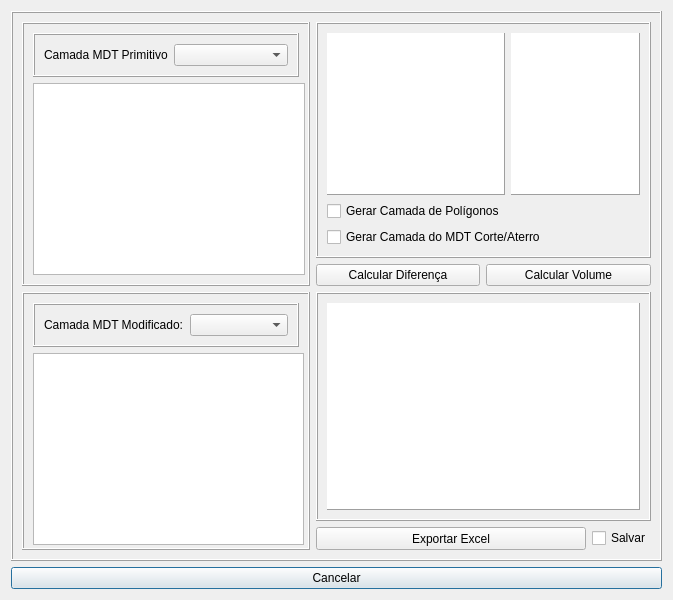
<?xml version="1.0" encoding="UTF-8"?>
<ui version="4.0">
 <class>Dialog</class>
 <widget class="QDialog" name="Dialog">
  <property name="geometry">
   <rect>
    <x>0</x>
    <y>0</y>
    <width>673</width>
    <height>600</height>
   </rect>
  </property>
  <property name="minimumSize">
   <size>
    <width>673</width>
    <height>600</height>
   </size>
  </property>
  <property name="maximumSize">
   <size>
    <width>673</width>
    <height>600</height>
   </size>
  </property>
  <property name="windowTitle">
   <string>Dialog</string>
  </property>
  <property name="windowIcon">
   <iconset>
    <normaloff>../icones/volume_dif.png</normaloff>../icones/volume_dif.png</iconset>
  </property>
  <layout class="QGridLayout" name="gridLayout_8">
   <item row="1" column="0">
    <widget class="QPushButton" name="pushButtonCancelar">
     <property name="styleSheet">
      <string notr="true">QPushButton {
    /* Mantém o estilo original do botão */
    transition: all 0.2s ease; /* Suaviza todas as transições de estado */
}

QPushButton:hover {
    background-color: qlineargradient(spread:pad, x1:0, y1:0, x2:0, y2:1, stop:0 #ffcccc, stop:1 #ff9999); /* Gradiente suave em tons de vermelho claro */
    border: 1px solid #ff6666; /* Borda vermelha mais escura */
    border-radius: 4px; /* Cantos arredondados */
    box-shadow: 0px 4px 8px rgba(255, 0, 0, 0.8); /* Sombra vermelha brilhante e levemente deslocada para dar profundidade */
}

QPushButton:pressed {
    background-color: qlineargradient(spread:pad, x1:0, y1:0, x2:0, y2:1, stop:0 #ff9999, stop:1 #ff6666); /* Gradiente mais escuro para efeito pressionado */
    border: 1px solid #cc0000; /* Borda vermelha ainda mais escura */
    box-shadow: inset 0px 4px 8px rgba(255, 0, 0, 0.8); /* Sombra interna para dar a impressão de que o botão foi pressionado */
    transform: scale(0.98); /* Leve redução no tamanho para simular o pressionar */
}
</string>
     </property>
     <property name="text">
      <string>Cancelar</string>
     </property>
    </widget>
   </item>
   <item row="0" column="0">
    <widget class="QFrame" name="frame_5">
     <property name="minimumSize">
      <size>
       <width>0</width>
       <height>0</height>
      </size>
     </property>
     <property name="frameShape">
      <enum>QFrame::Box</enum>
     </property>
     <property name="frameShadow">
      <enum>QFrame::Raised</enum>
     </property>
     <layout class="QGridLayout" name="gridLayout_9">
      <item row="0" column="0" rowspan="2">
       <widget class="QFrame" name="frame_3">
        <property name="frameShape">
         <enum>QFrame::Box</enum>
        </property>
        <property name="frameShadow">
         <enum>QFrame::Raised</enum>
        </property>
        <layout class="QGridLayout" name="gridLayout_5">
         <item row="0" column="0">
          <widget class="QFrame" name="frame">
           <property name="frameShape">
            <enum>QFrame::Box</enum>
           </property>
           <property name="frameShadow">
            <enum>QFrame::Raised</enum>
           </property>
           <layout class="QGridLayout" name="gridLayout">
            <item row="0" column="0">
             <widget class="QLabel" name="label">
              <property name="text">
               <string>Camada MDT Primitivo</string>
              </property>
             </widget>
            </item>
            <item row="0" column="1">
             <widget class="QComboBox" name="comboBoxRaster"/>
            </item>
           </layout>
          </widget>
         </item>
         <item row="1" column="0">
          <widget class="QGraphicsView" name="graphicsViewRaster">
           <property name="minimumSize">
            <size>
             <width>272</width>
             <height>192</height>
            </size>
           </property>
           <property name="maximumSize">
            <size>
             <width>272</width>
             <height>192</height>
            </size>
           </property>
          </widget>
         </item>
        </layout>
       </widget>
      </item>
      <item row="0" column="1" colspan="2">
       <widget class="QFrame" name="frame_7">
        <property name="frameShape">
         <enum>QFrame::Box</enum>
        </property>
        <property name="frameShadow">
         <enum>QFrame::Raised</enum>
        </property>
        <layout class="QGridLayout" name="gridLayout_3">
         <item row="0" column="0">
          <widget class="QListWidget" name="listWidgetRasters">
           <property name="frameShape">
            <enum>QFrame::Panel</enum>
           </property>
           <property name="frameShadow">
            <enum>QFrame::Raised</enum>
           </property>
          </widget>
         </item>
         <item row="0" column="1">
          <widget class="QTextEdit" name="textEditInfo">
           <property name="frameShape">
            <enum>QFrame::Panel</enum>
           </property>
           <property name="frameShadow">
            <enum>QFrame::Raised</enum>
           </property>
          </widget>
         </item>
         <item row="1" column="0">
          <widget class="QCheckBox" name="checkBoxPoligono">
           <property name="text">
            <string>Gerar Camada de Polígonos</string>
           </property>
          </widget>
         </item>
         <item row="2" column="0" colspan="2">
          <widget class="QCheckBox" name="checkBoxCorteAterro">
           <property name="text">
            <string>Gerar Camada do MDT Corte/Aterro</string>
           </property>
          </widget>
         </item>
        </layout>
       </widget>
      </item>
      <item row="1" column="1">
       <widget class="QPushButton" name="pushButtonCalcular">
        <property name="styleSheet">
         <string notr="true">QPushButton {
    /* Mantém o estilo original do botão */
    transition: all 0.2s ease; /* Suaviza todas as transições de estado */
}

QPushButton:hover {
    background-color: qlineargradient(spread:pad, x1:0, y1:0, x2:0, y2:1, stop:0 #a0e6e6, stop:1 #66cccc); /* Gradiente suave em tons de azul turquesa claro */
    border: 1px solid #33cccc; /* Borda azul turquesa mais escura */
    border-radius: 4px; /* Cantos arredondados */
    box-shadow: 0px 4px 8px rgba(64, 224, 208, 0.8); /* Sombra azul turquesa brilhante e levemente deslocada para dar profundidade */
}

QPushButton:pressed {
    background-color: qlineargradient(spread:pad, x1:0, y1:0, x2:0, y2:1, stop:0 #66cccc, stop:1 #33cccc); /* Gradiente mais escuro para efeito pressionado */
    border: 1px solid #009999; /* Borda azul turquesa ainda mais escura */
    box-shadow: inset 0px 4px 8px rgba(64, 224, 208, 0.8); /* Sombra interna para dar a impressão de que o botão foi pressionado */
    transform: scale(0.98); /* Leve redução no tamanho para simular o pressionar */
}
</string>
        </property>
        <property name="text">
         <string>Calcular Diferença</string>
        </property>
       </widget>
      </item>
      <item row="1" column="2">
       <widget class="QPushButton" name="pushButtonVolume">
        <property name="styleSheet">
         <string notr="true">QPushButton {
    /* Mantém o estilo original do botão */
    transition: all 0.2s ease; /* Suaviza todas as transições de estado */
}

QPushButton:hover {
    background-color: qlineargradient(spread:pad, x1:0, y1:0, x2:0, y2:1, stop:0 #66cccc, stop:1 #339999); /* Gradiente suave em tons de ciano escuro */
    border: 1px solid #008b8b; /* Borda ciano escuro */
    border-radius: 5px; /* Cantos arredondados */
    box-shadow: 0px 4px 8px rgba(0, 139, 139, 0.8); /* Sombra ciano escuro brilhante e levemente deslocada para dar profundidade */
}

QPushButton:pressed {
    background-color: qlineargradient(spread:pad, x1:0, y1:0, x2:0, y2:1, stop:0 #339999, stop:1 #008b8b); /* Gradiente mais escuro para efeito pressionado */
    border: 1px solid #006666; /* Borda ciano escuro ainda mais profunda */
    box-shadow: inset 0px 4px 8px rgba(0, 139, 139, 0.8); /* Sombra interna para dar a impressão de que o botão foi pressionado */
    transform: scale(0.98); /* Leve redução no tamanho para simular o pressionar */
}
</string>
        </property>
        <property name="text">
         <string>Calcular Volume</string>
        </property>
       </widget>
      </item>
      <item row="2" column="0">
       <widget class="QFrame" name="frame_4">
        <property name="frameShape">
         <enum>QFrame::Box</enum>
        </property>
        <property name="frameShadow">
         <enum>QFrame::Raised</enum>
        </property>
        <layout class="QGridLayout" name="gridLayout_6">
         <item row="0" column="0">
          <widget class="QFrame" name="frame_6">
           <property name="frameShape">
            <enum>QFrame::Box</enum>
           </property>
           <property name="frameShadow">
            <enum>QFrame::Raised</enum>
           </property>
           <layout class="QGridLayout" name="gridLayout_7">
            <item row="0" column="0">
             <widget class="QLabel" name="label_2">
              <property name="text">
               <string>Camada MDT Modificado:</string>
              </property>
             </widget>
            </item>
            <item row="0" column="1">
             <widget class="QComboBox" name="comboBoxRaster2"/>
            </item>
           </layout>
          </widget>
         </item>
         <item row="1" column="0">
          <widget class="QGraphicsView" name="graphicsViewRaster2">
           <property name="minimumSize">
            <size>
             <width>271</width>
             <height>192</height>
            </size>
           </property>
           <property name="maximumSize">
            <size>
             <width>272</width>
             <height>192</height>
            </size>
           </property>
          </widget>
         </item>
        </layout>
       </widget>
      </item>
      <item row="2" column="1" colspan="2">
       <layout class="QGridLayout" name="gridLayout_4">
        <item row="0" column="0" colspan="2">
         <widget class="QFrame" name="frame_2">
          <property name="frameShape">
           <enum>QFrame::Box</enum>
          </property>
          <property name="frameShadow">
           <enum>QFrame::Raised</enum>
          </property>
          <layout class="QGridLayout" name="gridLayout_2">
           <item row="0" column="0">
            <widget class="QTableView" name="tableViewVolumes">
             <property name="frameShape">
              <enum>QFrame::Panel</enum>
             </property>
             <property name="frameShadow">
              <enum>QFrame::Raised</enum>
             </property>
            </widget>
           </item>
          </layout>
         </widget>
        </item>
        <item row="1" column="0">
         <widget class="QPushButton" name="pushButtonExcel">
          <property name="minimumSize">
           <size>
            <width>270</width>
            <height>23</height>
           </size>
          </property>
          <property name="styleSheet">
           <string notr="true">QPushButton {
    /* Mantém o estilo original do botão */
    transition: all 0.2s ease; /* Suaviza todas as transições de estado */
}

QPushButton:hover {
    background-color: qlineargradient(spread:pad, x1:0, y1:0, x2:0, y2:1, stop:0 #f7ff3c, stop:1 #d9ff00); /* Gradiente suave em tons de amarelo limão */
    border: 1px solid #b3cc00; /* Borda amarelo limão mais escura */
    border-radius: 4px; /* Cantos arredondados */
    box-shadow: 0px 4px 8px rgba(245, 255, 0, 0.8); /* Sombra amarelo limão brilhante e levemente deslocada para dar profundidade */
}

QPushButton:pressed {
    background-color: qlineargradient(spread:pad, x1:0, y1:0, x2:0, y2:1, stop:0 #d9ff00, stop:1 #b3cc00); /* Gradiente mais escuro para efeito pressionado */
    border: 1px solid #99b300; /* Borda amarelo limão ainda mais escura */
    box-shadow: inset 0px 4px 8px rgba(245, 255, 0, 0.8); /* Sombra interna para dar a impressão de que o botão foi pressionado */
    transform: scale(0.98); /* Leve redução no tamanho para simular o pressionar */
}
</string>
          </property>
          <property name="text">
           <string>Exportar Excel</string>
          </property>
         </widget>
        </item>
        <item row="1" column="1">
         <widget class="QCheckBox" name="checkBoxSalvar">
          <property name="text">
           <string>Salvar</string>
          </property>
         </widget>
        </item>
       </layout>
      </item>
     </layout>
    </widget>
   </item>
  </layout>
 </widget>
 <resources/>
 <connections/>
</ui>
